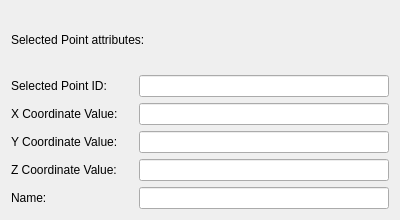
<?xml version="1.0" encoding="UTF-8"?>
<ui version="4.0">
 <class>Dialog</class>
 <widget class="QDialog" name="Dialog">
  <property name="geometry">
   <rect>
    <x>0</x>
    <y>0</y>
    <width>400</width>
    <height>220</height>
   </rect>
  </property>
  <property name="windowTitle">
   <string>Dialog</string>
  </property>
  <layout class="QVBoxLayout" name="verticalLayout_2">
   <item>
    <layout class="QVBoxLayout" name="verticalLayout">
     <item>
      <widget class="QLabel" name="label_4">
       <property name="text">
        <string>Selected Point attributes:</string>
       </property>
      </widget>
     </item>
     <item>
      <layout class="QFormLayout" name="formLayout">
       <item row="0" column="0">
        <widget class="QLabel" name="label">
         <property name="text">
          <string>Selected Point ID:    </string>
         </property>
        </widget>
       </item>
       <item row="0" column="1">
        <widget class="QLineEdit" name="lineEdit"/>
       </item>
       <item row="1" column="0">
        <widget class="QLabel" name="label_3">
         <property name="text">
          <string>X Coordinate Value:</string>
         </property>
        </widget>
       </item>
       <item row="1" column="1">
        <widget class="QLineEdit" name="lineEdit_3"/>
       </item>
       <item row="2" column="0">
        <widget class="QLabel" name="label_2">
         <property name="text">
          <string>Y Coordinate Value:</string>
         </property>
        </widget>
       </item>
       <item row="2" column="1">
        <widget class="QLineEdit" name="lineEdit_2"/>
       </item>
       <item row="3" column="0">
        <widget class="QLabel" name="label_5">
         <property name="text">
          <string>Z Coordinate Value:</string>
         </property>
        </widget>
       </item>
       <item row="3" column="1">
        <widget class="QLineEdit" name="lineEdit_4"/>
       </item>
       <item row="4" column="0">
        <widget class="QLabel" name="label_6">
         <property name="text">
          <string>Name:                          </string>
         </property>
        </widget>
       </item>
       <item row="4" column="1">
        <widget class="QLineEdit" name="lineEdit_5"/>
       </item>
      </layout>
     </item>
    </layout>
   </item>
  </layout>
 </widget>
 <resources/>
 <connections/>
</ui>
